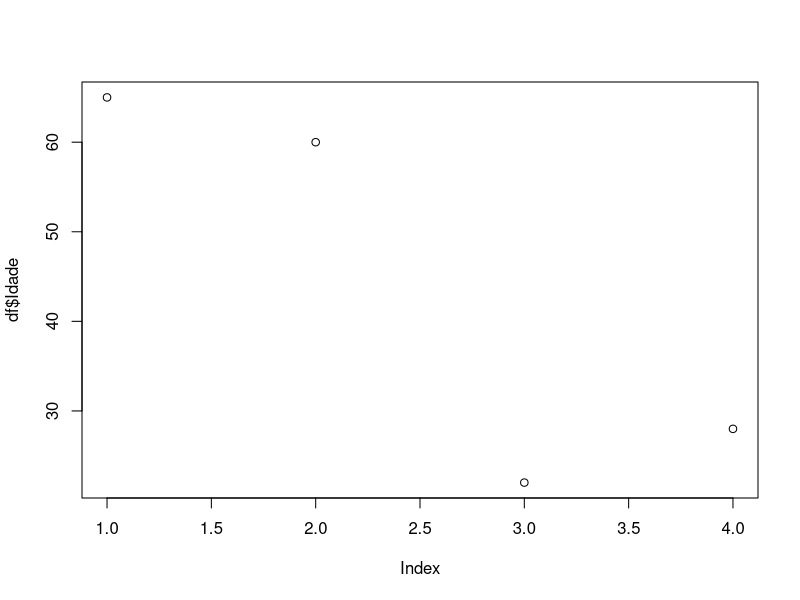
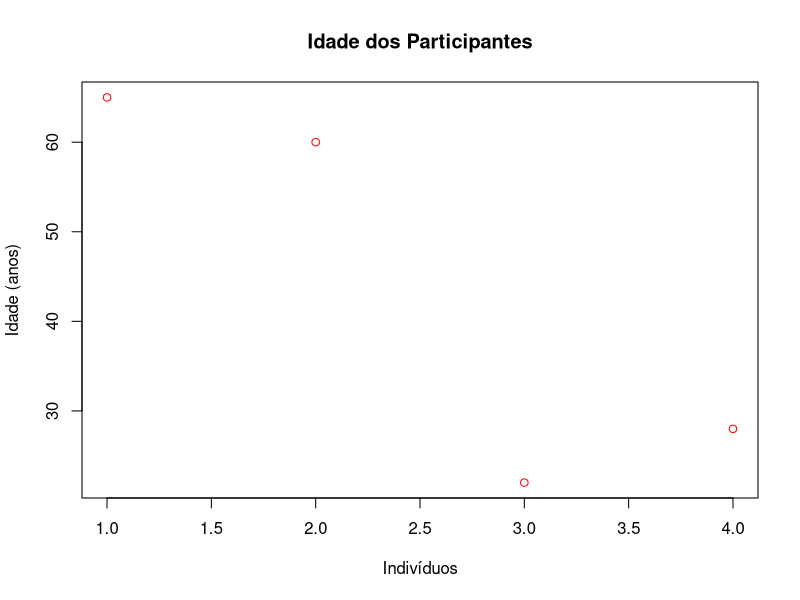
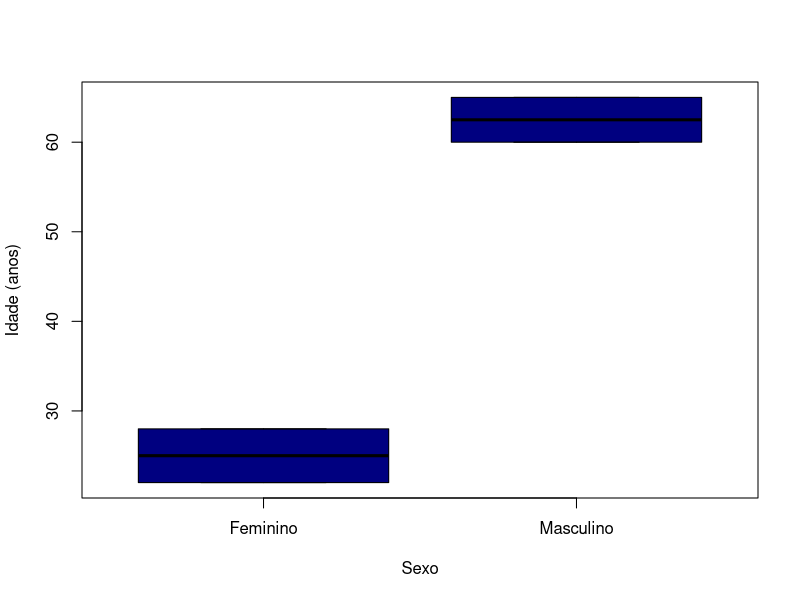
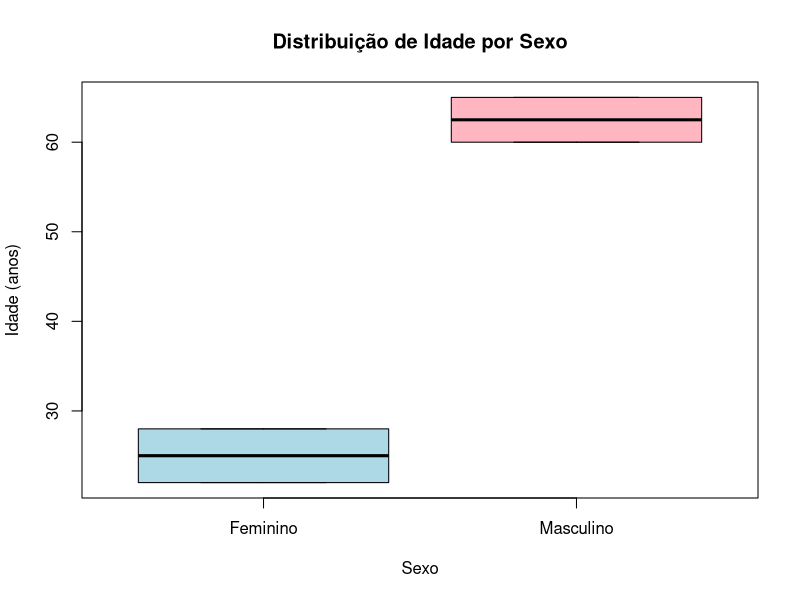
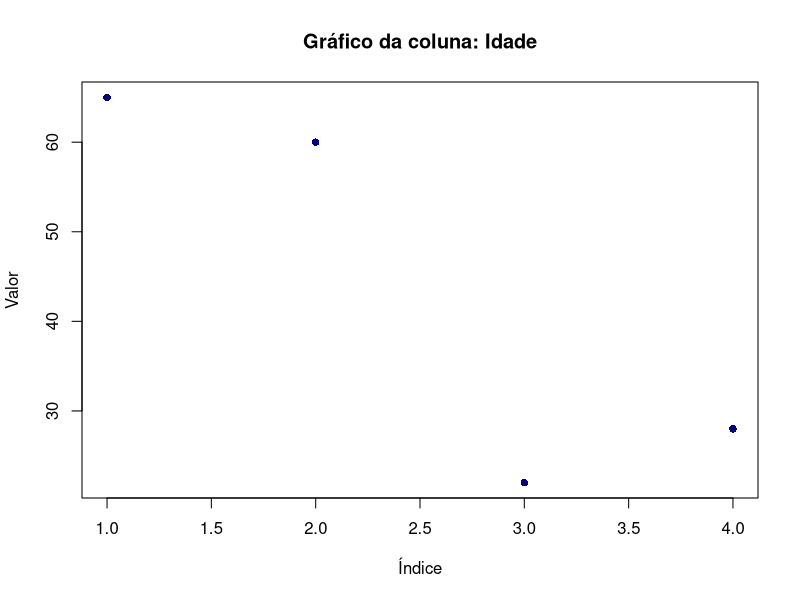
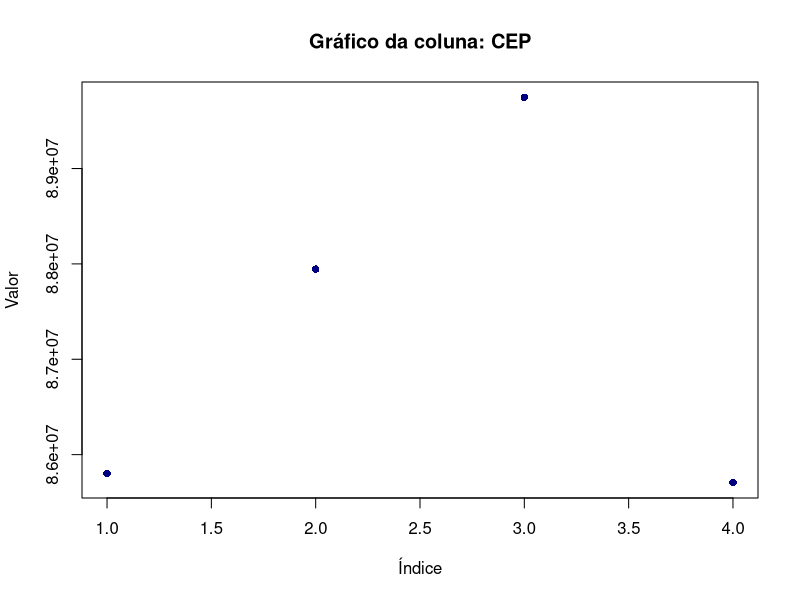
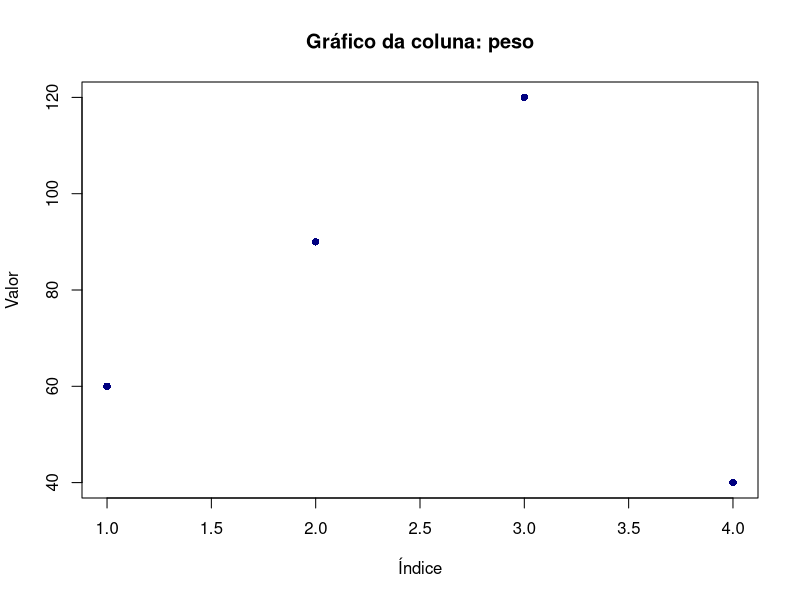
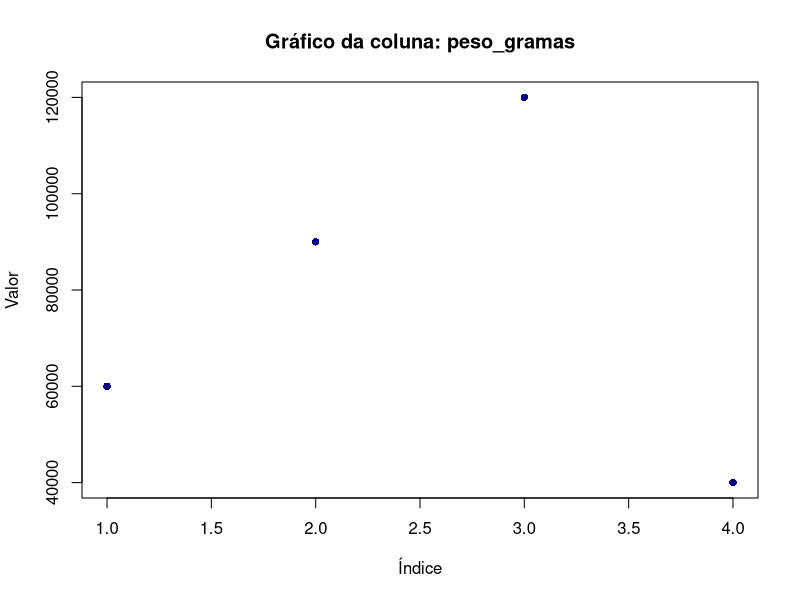

Here is the R script that generated these plots, in order:
## ---- chunk 1
#| label: comentarios
#| echo: true

# O uso de # no início de uma linha significa uma linha de comentário
# Essa linha não é executada pelo R
# Use comentários para documentar seu código!
## ---- chunk 2
#| label: variaveis-basicas

# Declarando variáveis simples
a <- 1
b <- 2

# Operações matemáticas
a + b # soma
a - b # subtração
a * b # multiplicação
a / b # divisão
a^2 # exponenciação
## ---- chunk 3
#| label: vetores

# Vetor numérico simples
a <- 1

# Vetor com múltiplos elementos
numeros <- c(1, 2, 3, 4, 5)
## ---- chunk 4
#| label: listas

# Lista com diferentes tipos de dados
a <- list("a", 1, "b")
## ---- chunk 5
#| label: dataframe-exemplo

# Criando um data frame com informações de pacientes
df <- data.frame(
  Nome = c("João", "José", "Maria", "Antônia"),
  Idade = c(65, 60, 22, 28),
  Sexo = c("Masculino", "Masculino", "Feminino", "Feminino"),
  CEP = c(85802159, 87945632, 89745632, 85706984),
  Curso = c("Nutrição", "Educação Física", "Fisioterapia", "Medicina")
)

# Visualizando o resumo dos dados
summary(df)
## ---- chunk 6
#| label: acessar-colunas
#| fig-cap: "Gráfico de dispersão da idade dos participantes"
# A função plot é utilizada para visualizar dados

# Plotando a idade dos participantes

plot(df$Idade)

# Podemos adicionar argumentos para uma função
plot(x = df$Idade,
     main = "Idade dos Participantes", # Título dos gráficos
     ylab = "Idade (anos)", # Título do eixo y
     xlab = "Indivíduos", # Título do eixo x
     col = "red") # Cor do gráfico
## ---- chunk 7
#| label: argumentos-função

??plot # F1 ajuda a ter ajuda direto
## ---- chunk 8
#| label: exemplo-boxplot

boxplot(Idade ~ Sexo, 
        data = df, 
        xlab = "Sexo", 
        ylab = "Idade (anos)", 
        col = "navy")

## ---- chunk 9
#| label: numeric

a <- 1
a
class(a)
## ---- chunk 10
#| label: integer

a <- 1L
a
class(a)
## ---- chunk 11
#| label: character

a <- "1"
a
class(a)
## ---- chunk 12
#| label: factor

a <- "1"
a <- as.factor(a)
class(a)
## ---- chunk 13
#| label: logical

a <- 1
b <- 2
a == b  # Retorna FALSE
## ---- chunk 14
#| label: na-values

a <- c(1, 2, NA)
a
a + 2  # O NA se propaga nas operações
## ---- chunk 15
#| label: converter-factor
#| fig-cap: "Distribuição de idade por sexo"

# Convertendo a variável Sexo para fator
df$Sexo <- as.factor(df$Sexo)

# Agora conseguimos criar um boxplot adequado
plot(x = df$Sexo,
     y = df$Idade,
     xlab = "Sexo",
     ylab = "Idade (anos)",
     col = c("lightblue", "lightpink"),
     main = "Distribuição de Idade por Sexo")
## ---- chunk 16
#| label: operadores-logicos

# Exemplos de operadores lógicos
1 > 2   # FALSE
1 < 2   # TRUE
1 <= 2  # TRUE
1 >= 2  # FALSE
1 != 2  # TRUE
2 == 2  # TRUE
## ---- chunk 17
#| label: operadores-dataframe

df$Idade > 50  # Quais idades são maiores que 50?
df$Idade >= 60  # Quais são idosos (>=60 anos)?
## ---- chunk 18
#| label: if-else

a <- 200
b <- 1

if (a > b) {
  print(paste(a, "é maior que", b))
} else {
  print(paste(a, "não é maior que", b))
}
## ---- chunk 19
#| label: ifelse-exemplo

# Classificando idades em adultos e crianças
idades <- c(1, 2, 3, 4, 5, 6, 7, 8, 9, 10, 21, 25, 38, 48, 54)
classificacao <- ifelse(idades >= 10, "Adulto", "Criança")
classificacao
## ---- chunk 20
#| label: ifelse-dataframe

# Classificando participantes como idosos ou adultos
classificacao_idade <- ifelse(df$Idade >= 60, "Idoso", "Adulto")
classificacao_idade
## ---- chunk 21
#| label: adicionar-nova-coluna

# Data.frame original - 5 colunas no total

df <- data.frame(Nome = c("João", "José", "Maria", "Antônia"),
                 Idade = c(65, 60, 22, 28),
                 Sexo = c("Masculino", "Masculino", "Feminino", "Feminino"),
                 CEP = c(85802159,87945632,89745632,85706984),
                 Curso = c("Nutrição", "Educação Física", "Fisioterapia", "Medicina")
)

df 

# Adicionando a coluna peso

df$peso <- c(60,90,120,40)

df
## ---- chunk 22
#| label: ifelse-data.frame-adicionar-coluna-classificacao

# Vamos adicionar uma coluna peso
df$classificacao_peso <- ifelse(df$peso < 50, "Magro",
                                ifelse(df$peso < 80, "Normal",
                                       ifelse(df$peso < 100, "Sobrepeso", "Obeso")))

df

# Também podemos operações nas colunas usando o $

df$peso_gramas <- df$peso * 1000

df

## ---- chunk 23
#| label: loop-basico

# Imprimindo números de 1 a 10
for (i in 1:10) {
  print(i)
}
## ---- chunk 24
#| label: loop-graficos
#| fig-cap: "Gráficos automáticos para cada variável do data frame"
#| fig-width: 8
#| fig-height: 6

# Loop para gerar gráficos de todas as colunas
for (col in names(df)) {
  if (is.numeric(df[[col]])) {
    # Se a coluna for numérica, cria gráfico de dispersão
    plot(df[[col]],
         main = paste("Gráfico da coluna:", col),
         xlab = "Índice",
         ylab = "Valor",
         col = "navy",
         pch = 16)
  } else if (is.factor(df[[col]])) {
    # Se a coluna for fator, cria gráfico de barras
    counts <- table(df[[col]])
    barplot(counts,
            main = paste("Distribuição da coluna:", col),
            col = "darkred",
            border = "black",
            xlab = "Categorias",
            ylab = "Frequência")
  }
}
